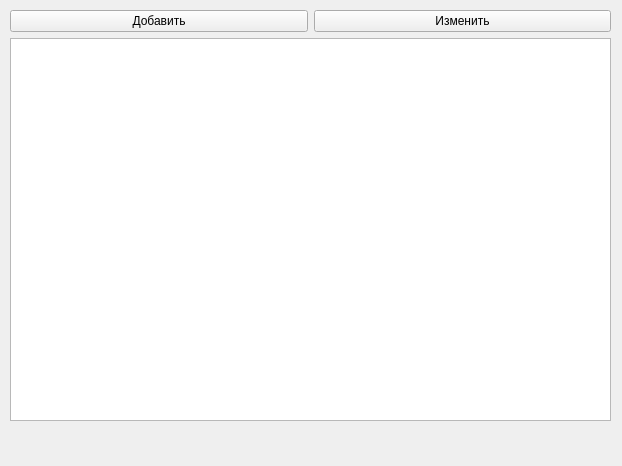
<?xml version="1.0" encoding="UTF-8"?>
<ui version="4.0">
 <class>Form</class>
 <widget class="QWidget" name="Form">
  <property name="geometry">
   <rect>
    <x>0</x>
    <y>0</y>
    <width>622</width>
    <height>466</height>
   </rect>
  </property>
  <property name="windowTitle">
   <string>Кофе</string>
  </property>
  <widget class="QWidget" name="layoutWidget">
   <property name="geometry">
    <rect>
     <x>10</x>
     <y>10</y>
     <width>601</width>
     <height>411</height>
    </rect>
   </property>
   <layout class="QVBoxLayout" name="verticalLayout">
    <item>
     <layout class="QHBoxLayout" name="horizontalLayout">
      <item>
       <widget class="QPushButton" name="pushButton">
        <property name="text">
         <string>Добавить</string>
        </property>
       </widget>
      </item>
      <item>
       <widget class="QPushButton" name="pushButton_2">
        <property name="text">
         <string>Изменить</string>
        </property>
       </widget>
      </item>
     </layout>
    </item>
    <item>
     <widget class="QTableWidget" name="tableWidget"/>
    </item>
   </layout>
  </widget>
  <widget class="QLabel" name="label">
   <property name="geometry">
    <rect>
     <x>10</x>
     <y>435</y>
     <width>591</width>
     <height>21</height>
    </rect>
   </property>
   <property name="text">
    <string/>
   </property>
  </widget>
 </widget>
 <resources/>
 <connections/>
</ui>
